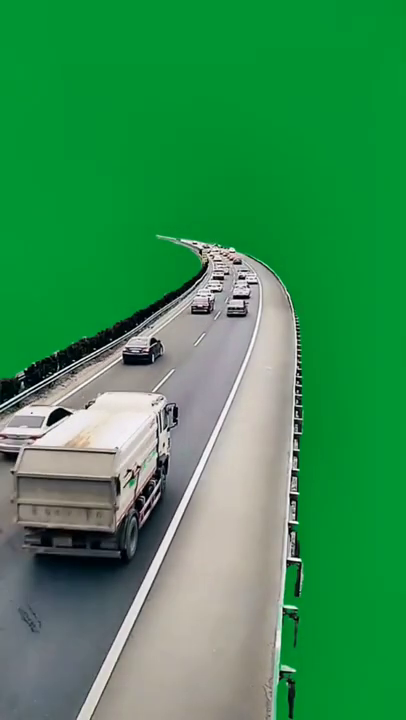
#> input picture frame 48 of va.mp4, 406 x 720 px, given in place of vb.mp4, which was not available
$ python CustomVision2.py
#> lines starting #> are read from the running program, lines starting #| are printed output that depends on the picture; after the words box and inside, x2 and y2 are one past the last pixel; in counts of white or black regions, pixels touching at a corner belong together; pictures that were not available may be replaced by others from this repository, and a replacement may not be noted
import cv2

cap = cv2.VideoCapture('E:/e-Mobility-analysis/HighwaysDepartmentImage/vb.mp4')
car_cascade = cv2.CascadeClassifier('Cars.xml')

while True:
    ret, frames = cap.read()
#> frames is the input picture: shape (720, 406, 3); mean B, G, R 84.8, 142.2, 59
    gray = cv2.cvtColor(frames, cv2.COLOR_BGR2GRAY)
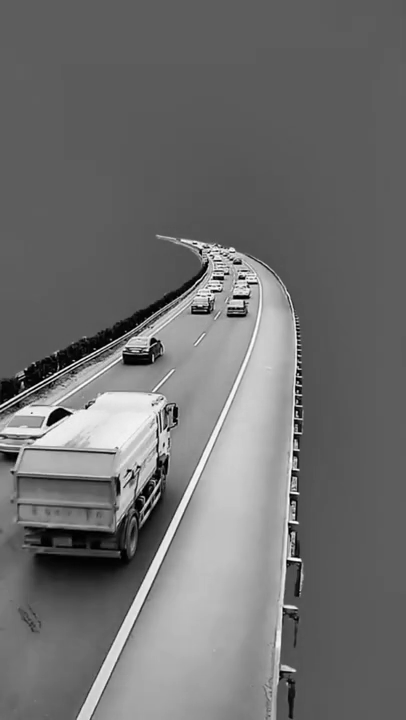
#> gray: shape (720, 406); min 0, max 255, mean 110.8
    cars = car_cascade.detectMultiScale(gray, 1.1, 9)
#> cars = [[178, 282, 47, 47], [103, 321, 64, 64]]
    # if str(np.array(cars).shape[0]) == '1':
    #     i += 1
    #     continue
    for (x,y,w,h) in cars:
        plate = frames[y:y + h, x:x + w]
        cv2.rectangle(frames,(x,y),(x +w, y +h) ,(51 ,51,255),2)
        cv2.rectangle(frames, (x, y - 40), (x + w, y), (51,51,255), -2)
        cv2.putText(frames, 'Car', (x, y - 10), cv2.FONT_HERSHEY_SIMPLEX, 0.7, (255, 255, 255), 2)
        cv2.imshow('car',plate)
#> this loop made 2 passes
#> pass 1, `plate = frames[y:y + h, x:x + w]`:
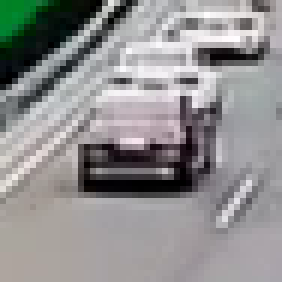
#> plate: shape (47, 47, 3) (shown 6 times larger); mean B, G, R 143.8, 143.8, 144.5
#> pass 1, `cv2.imshow('car',plate)`:
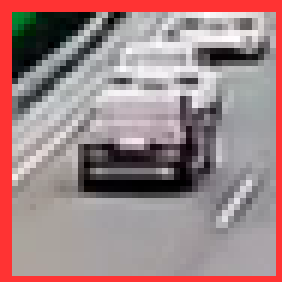
#> window 'car': shape (47, 47, 3) (shown 6 times larger); mean B, G, R 134.1, 132.9, 160.2
#> pass 2, `plate = frames[y:y + h, x:x + w]`:
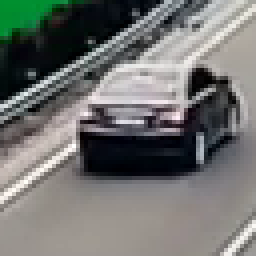
#> plate: shape (64, 64, 3) (shown 4 times larger); mean B, G, R 112, 114.6, 113.1
#> pass 2, `cv2.imshow('car',plate)`:
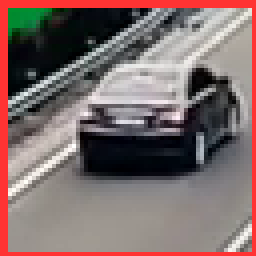
#> window 'car': shape (64, 64, 3) (shown 4 times larger); mean B, G, R 106.9, 108.2, 127
#> after the loop:
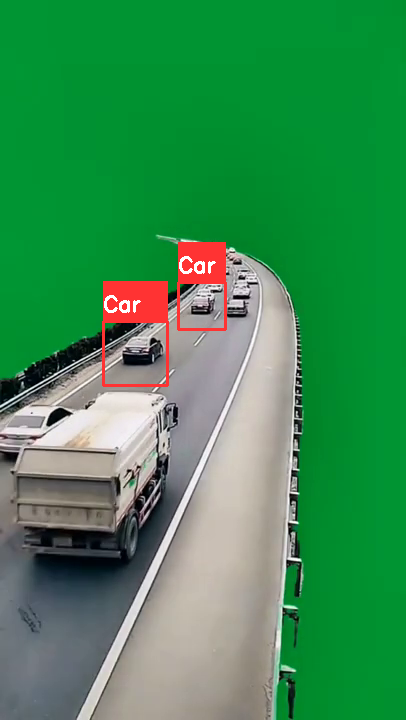
#> frames: shape (720, 406, 3); 1.96% of pixels changed, all inside (x1, y1, x2, y2) = (102, 242, 227, 387)

    # lab1 = "Car Count: " + str(i)
    # cv2.putText(frames, lab1, (40, 50), cv2.FONT_HERSHEY_SIMPLEX, 1, (147, 20, 255), 3)
    frames = cv2.resize(frames,(600,400))
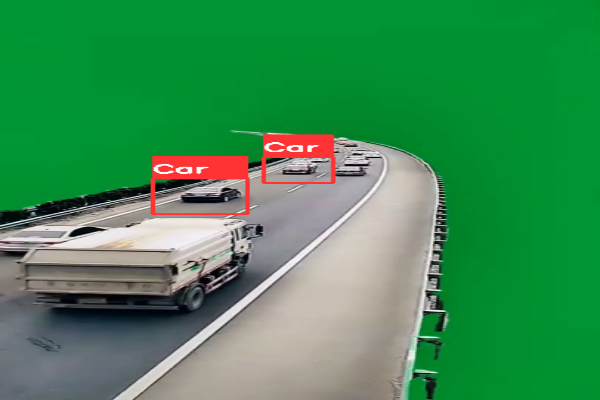
#> frames: shape (400, 600, 3); mean B, G, R 84.5, 141, 62.8
    cv2.imshow('Car Detection System', frames)
    # cv2.resizeWindow('Car Detection System', 600, 600)
    k = cv2.waitKey(30) & 0xff
#> (key Esc is pressed here)
    if k == 27:
        break
cv2.destroyAllWindows()

$ run again, starting later in the video
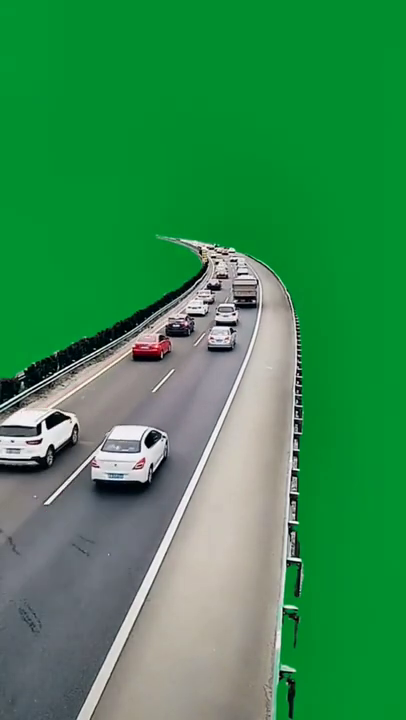
#> input picture frame 216 of va.mp4, 406 x 720 px, given in place of vb.mp4, which was not available
#> frames is the input picture: shape (720, 406, 3); mean B, G, R 82.8, 139.1, 57.7
#> `gray = cv2.cvtColor(frames, cv2.COLOR_BGR2GRAY)`:
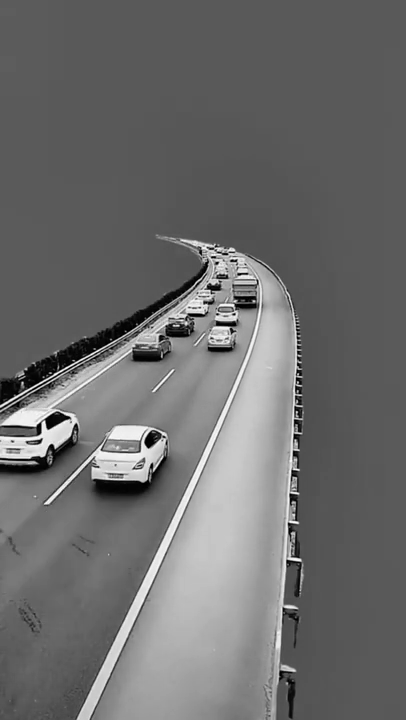
#> gray: shape (720, 406); min 0, max 255, mean 108.4
#> cars = [[194, 317, 50, 50], [117, 319, 60, 60]]
#> the loop `for (x,y,w,h) in cars:` made 2 passes
#> `frames = cv2.resize(frames,(600,400))`:
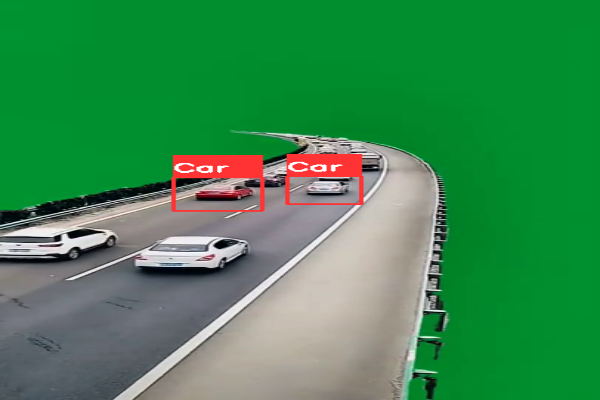
#> frames: shape (400, 600, 3); mean B, G, R 82.1, 137.9, 60.9

$ run again, starting later in the video
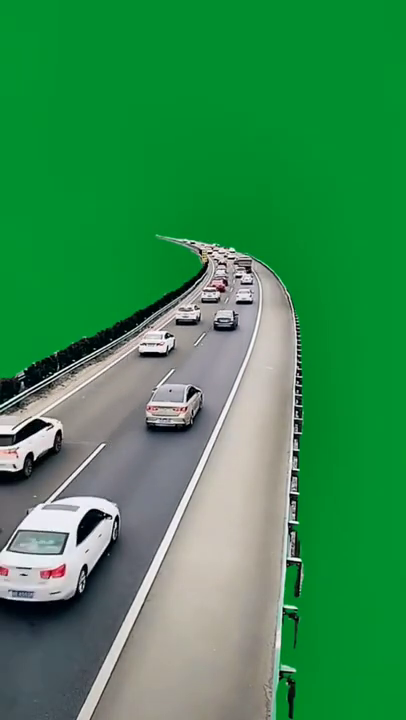
#> input picture frame 384 of va.mp4, 406 x 720 px, given in place of vb.mp4, which was not available
#> frames is the input picture: shape (720, 406, 3); mean B, G, R 83.2, 139.5, 58.5
#> `gray = cv2.cvtColor(frames, cv2.COLOR_BGR2GRAY)`:
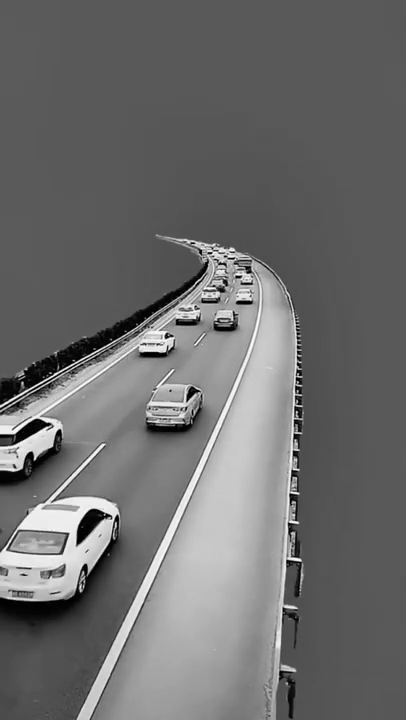
#> gray: shape (720, 406); min 0, max 255, mean 109
#> cars = [[162, 292, 48, 48], [202, 298, 46, 46], [125, 319, 57, 57], [127, 376, 83, 83]]
#> the loop `for (x,y,w,h) in cars:` made 4 passes
#> `frames = cv2.resize(frames,(600,400))`:
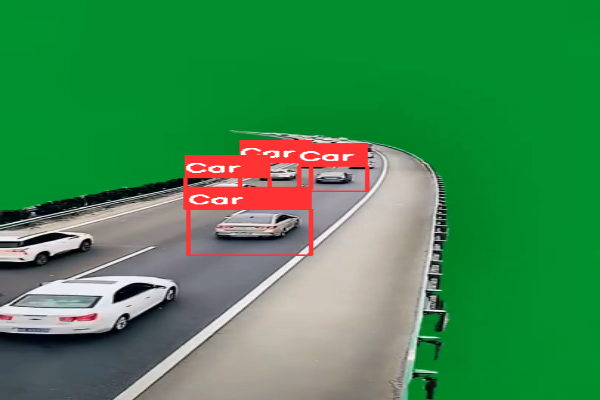
#> frames: shape (400, 600, 3); mean B, G, R 81.5, 137.1, 63.9
